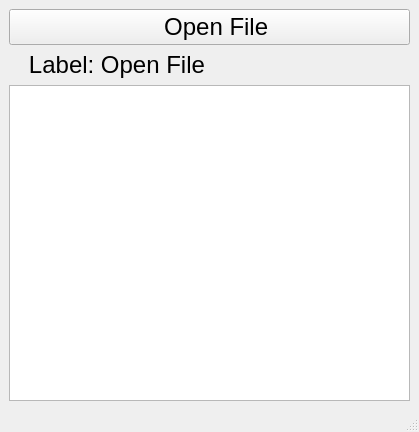
<?xml version="1.0" encoding="UTF-8"?>
<ui version="4.0">
 <class>MainWindow</class>
 <widget class="QMainWindow" name="MainWindow">
  <property name="geometry">
   <rect>
    <x>0</x>
    <y>0</y>
    <width>419</width>
    <height>432</height>
   </rect>
  </property>
  <property name="windowTitle">
   <string>MainWindow</string>
  </property>
  <widget class="QWidget" name="centralwidget">
   <layout class="QVBoxLayout" name="verticalLayout">
    <item>
     <widget class="QPushButton" name="pushButton">
      <property name="font">
       <font>
        <pointsize>18</pointsize>
       </font>
      </property>
      <property name="styleSheet">
       <string notr="true"/>
      </property>
      <property name="text">
       <string>  Open File</string>
      </property>
     </widget>
    </item>
    <item>
     <widget class="QLabel" name="label">
      <property name="font">
       <font>
        <pointsize>18</pointsize>
       </font>
      </property>
      <property name="text">
       <string>   Label: Open File</string>
      </property>
     </widget>
    </item>
    <item>
     <widget class="QTextEdit" name="textEdit"/>
    </item>
   </layout>
  </widget>
  <widget class="QMenuBar" name="menubar">
   <property name="geometry">
    <rect>
     <x>0</x>
     <y>0</y>
     <width>419</width>
     <height>37</height>
    </rect>
   </property>
  </widget>
  <widget class="QStatusBar" name="statusbar"/>
 </widget>
 <resources/>
 <connections/>
</ui>
